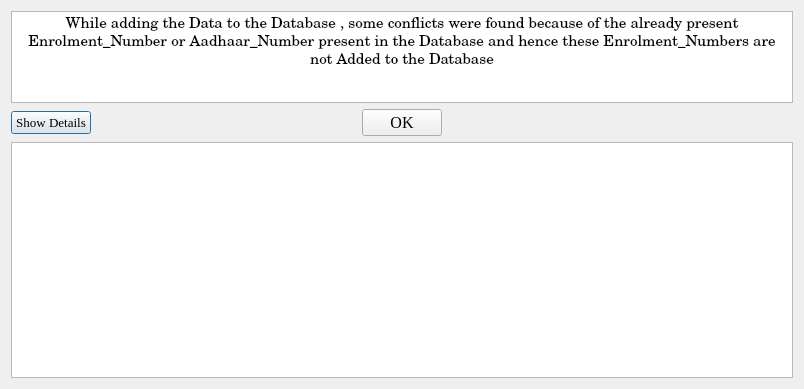
<?xml version="1.0" encoding="UTF-8"?>
<ui version="4.0">
 <class>Dialog</class>
 <widget class="QDialog" name="Dialog">
  <property name="geometry">
   <rect>
    <x>0</x>
    <y>0</y>
    <width>804</width>
    <height>389</height>
   </rect>
  </property>
  <property name="maximumSize">
   <size>
    <width>914</width>
    <height>16777215</height>
   </size>
  </property>
  <property name="font">
   <font>
    <family>Georgia</family>
   </font>
  </property>
  <property name="windowTitle">
   <string>Conflicts Found !</string>
  </property>
  <property name="windowIcon">
   <iconset resource="../Icons/icon_res.qrc">
    <normaloff>:/icons/ncc2.png</normaloff>:/icons/ncc2.png</iconset>
  </property>
  <layout class="QVBoxLayout" name="verticalLayout">
   <item>
    <widget class="QTextBrowser" name="textBrowser">
     <property name="maximumSize">
      <size>
       <width>16777215</width>
       <height>92</height>
      </size>
     </property>
     <property name="font">
      <font>
       <family>Century</family>
       <pointsize>12</pointsize>
      </font>
     </property>
     <property name="html">
      <string>&lt;!DOCTYPE HTML PUBLIC &quot;-//W3C//DTD HTML 4.0//EN&quot; &quot;http://www.w3.org/TR/REC-html40/strict.dtd&quot;&gt;
&lt;html&gt;&lt;head&gt;&lt;meta name=&quot;qrichtext&quot; content=&quot;1&quot; /&gt;&lt;style type=&quot;text/css&quot;&gt;
p, li { white-space: pre-wrap; }
&lt;/style&gt;&lt;/head&gt;&lt;body style=&quot; font-family:'Century'; font-size:12pt; font-weight:400; font-style:normal;&quot;&gt;
&lt;p align=&quot;center&quot; style=&quot; margin-top:5px; margin-bottom:0px; margin-left:0px; margin-right:0px; -qt-block-indent:0; text-indent:0px;&quot;&gt;&lt;span style=&quot; font-family:'century'; font-size:11pt;&quot;&gt;While adding the Data to the Database , some conflicts were found because of the already present Enrolment_Number or Aadhaar_Number present in the Database and hence these Enrolment_Numbers are not Added to the Database&lt;/span&gt;&lt;/p&gt;&lt;/body&gt;&lt;/html&gt;</string>
     </property>
    </widget>
   </item>
   <item>
    <layout class="QGridLayout" name="gridLayout">
     <item row="0" column="0" alignment="Qt::AlignLeft">
      <widget class="QPushButton" name="pushButton_2">
       <property name="sizePolicy">
        <sizepolicy hsizetype="Expanding" vsizetype="Fixed">
         <horstretch>0</horstretch>
         <verstretch>0</verstretch>
        </sizepolicy>
       </property>
       <property name="font">
        <font>
         <pointsize>10</pointsize>
        </font>
       </property>
       <property name="text">
        <string>Show Details</string>
       </property>
      </widget>
     </item>
     <item row="0" column="1" alignment="Qt::AlignHCenter">
      <widget class="QPushButton" name="pushButton">
       <property name="font">
        <font>
         <pointsize>12</pointsize>
        </font>
       </property>
       <property name="text">
        <string>OK</string>
       </property>
      </widget>
     </item>
     <item row="0" column="2">
      <widget class="QPushButton" name="pushButton_3">
       <property name="text">
        <string/>
       </property>
       <property name="flat">
        <bool>true</bool>
       </property>
      </widget>
     </item>
    </layout>
   </item>
   <item>
    <widget class="QTextBrowser" name="textBrowser_2">
     <property name="font">
      <font>
       <family>Century</family>
       <pointsize>12</pointsize>
      </font>
     </property>
    </widget>
   </item>
  </layout>
 </widget>
 <resources>
  <include location="../Icons/icon_res.qrc"/>
 </resources>
 <connections>
  <connection>
   <sender>pushButton_2</sender>
   <signal>clicked()</signal>
   <receiver>textBrowser_2</receiver>
   <slot>show()</slot>
   <hints>
    <hint type="sourcelabel">
     <x>50</x>
     <y>120</y>
    </hint>
    <hint type="destinationlabel">
     <x>456</x>
     <y>239</y>
    </hint>
   </hints>
  </connection>
  <connection>
   <sender>pushButton</sender>
   <signal>clicked()</signal>
   <receiver>Dialog</receiver>
   <slot>close()</slot>
   <hints>
    <hint type="sourcelabel">
     <x>456</x>
     <y>121</y>
    </hint>
    <hint type="destinationlabel">
     <x>456</x>
     <y>173</y>
    </hint>
   </hints>
  </connection>
 </connections>
</ui>
